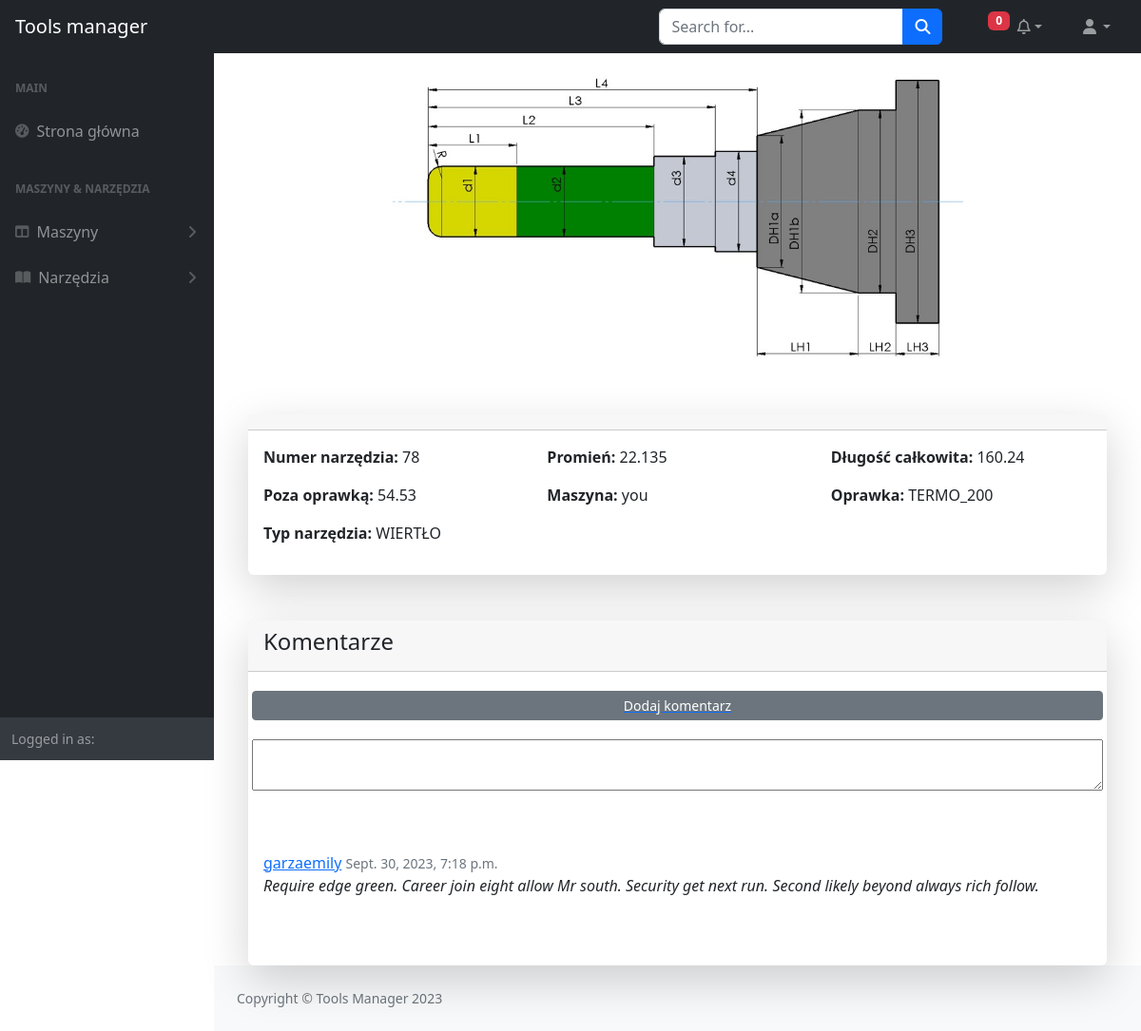
/tool_assembly/5/, run on the app's committed database.
### tools_assembly/models.py (models this page shows)
class ToolAssembly(models.Model):
    tool_nr = models.PositiveIntegerField()
    radius = models.DecimalField(max_digits=10, decimal_places=3, blank=True, null=True)
    total_length = models.DecimalField(max_digits=10, decimal_places=2, blank=True, null=True)
    outside_holder = models.DecimalField(max_digits=10, decimal_places=2, blank=True, null=True)
    machine = models.ForeignKey(Machine, on_delete=models.SET_DEFAULT, default=None, related_name='tools')
    holder = models.ForeignKey(Holder, on_delete=models.CASCADE)
    tool = models.ForeignKey(Tool, on_delete=models.CASCADE)
    author = models.ForeignKey(User, on_delete=models.SET_DEFAULT, default=None)
    def get_comments(self):
        return self.comments.order_by('-date_posted')

class UserComment(models.Model):
    content = models.TextField()
    date_posted = models.DateTimeField(default=timezone.now)
    author = models.ForeignKey(User, on_delete=models.SET_DEFAULT, default=None)
    toolassembly = models.ForeignKey(ToolAssembly, on_delete=models.CASCADE, related_name='comments')

### machines/models.py (models this page shows, shortened)
class Machine(models.Model):
    name = models.CharField(max_length=100)
    description = models.TextField()
    author = models.ForeignKey(User, on_delete=models.SET_NULL, null=True, blank=True)
    def __str__(self):
        return self.name

### holders/models.py (models this page shows, shortened)
class Holder(models.Model):
    holder_type_choices = [
        ('type_1', 'SLIM_100'),
        ('type_2', 'SLIM_150'),
        ('type_3', 'SLIM_200'),
        ('type_4', 'TERMO_100'),
        ('type_5', 'TERMO_150'),
        ('type_6', 'TERMO_200'),
        ('type_7', 'ER_32'),
        ('type_8', 'ER_40'),
        ('type_9', 'WELDON_100'),
        ('type_10', 'WELDON_150'),
        ('type_11', 'WELDON_200'),
        ('type_12', 'STYROPIAN'),
        ('type_13', 'UCHWYT_76'),
    ]
    holder_type_dict = dict(holder_type_choices)
    holder_type = models.CharField(max_length=100, choices=holder_type_choices)
    inner_diameter = models.PositiveIntegerField()
    catalog_nr = models.CharField(max_length=100, blank=True)
    LH1 = models.DecimalField(max_digits=10, decimal_places=3, blank=True, null=True)
    DH1_A = models.DecimalField(max_digits=10, decimal_places=3, blank=True, null=True)
    DH1_B = models.DecimalField(max_digits=10, decimal_places=3, blank=True, null=True)
    LH2 = models.DecimalField(max_digits=10, decimal_places=3, blank=True, null=True)
    DH2 = models.DecimalField(max_digits=10, decimal_places=3, blank=True, null=True)
    LH3 = models.DecimalField(max_digits=10, decimal_places=3, blank=True, null=True)
    DH3 = models.DecimalField(max_digits=10, decimal_places=3, blank=True, null=True)
    author = models.ForeignKey(User, on_delete=models.SET_DEFAULT, default=None)

### tools/models.py (models this page shows, shortened)
class Tool(models.Model):
    tool_type_choices = [
        ('end_mill', 'WALEC'),
        ('ball_nose', 'KULA'),
        ('bull_nose', 'WALEC_Z_R'),
        ('typer_ball_nose', 'STOZKOWY'),
        ('engraving', 'GRAWERKA'),
        ('drill', 'WIERTŁO'),
    ]
    tool_type_dict = dict(tool_type_choices)
    tool_type = models.CharField(max_length=100, choices=tool_type_choices)
    catalog_nr = models.CharField(max_length=100)
    R = models.DecimalField(max_digits=10, decimal_places=3, blank=True, null=True)
    L1 = models.DecimalField(max_digits=10, decimal_places=3, blank=True, null=True)
    D1 = models.DecimalField(max_digits=10, decimal_places=3, blank=True, null=True)
    L2 = models.DecimalField(max_digits=10, decimal_places=3, blank=True, null=True)
    D2 = models.DecimalField(max_digits=10, decimal_places=3, blank=True, null=True)
    L3 = models.DecimalField(max_digits=10, decimal_places=3, blank=True, null=True)
    D3 = models.DecimalField(max_digits=10, decimal_places=3, blank=True, null=True)
    L4 = models.DecimalField(max_digits=10, decimal_places=3, blank=True, null=True)
    D4 = models.DecimalField(max_digits=10, decimal_places=3, blank=True, null=True)
    author = models.ForeignKey(User, on_delete=models.SET_DEFAULT, default=None)

### tools_assembly/views.py (the view)
# urls.py: path('tool_assembly/<int:pk>/', ToolAssemblyDetailView.as_view(), name='tool-assembly-detail'),
class ToolAssemblyDetailView(DetailView):
    model = ToolAssembly
    template_name = 'tools_assembly/tool_assembly_detail.html'
    def get_context_data(self, **kwargs):
        context = super().get_context_data(**kwargs)
        context['comment_form'] = UserCommentForm()
        return context
    def get(self, request, *args, **kwargs):
        tool_assembly = self.get_object()
        user = request.user
        logger.info(f'Tool assembly nr: {tool_assembly.tool_nr} Detail View accessed by user {user}')
        return super().get(request, *args, **kwargs)

### tools_assembly/forms.py
class UserCommentForm(forms.ModelForm):
    class Meta:
        model = UserComment
        fields = ['content']
        labels = {
            'content': 'Komentarz',
        }
        widgets = {
            'content': forms.Textarea(attrs={'rows': 2}),
        }

### machines/context_processors.py (called while the page is built)
def all_machines(request):
    return {'machines': Machine.objects.all()}

def user_notifications(request):
    if not request.user.is_anonymous:
        user = request.user
        return {'user_notifications': UserNotification.objects.filter(user=user, is_read=False).select_related(
                'notification__user_comment').order_by('-notification__created_at')}
    return {'user_notifications': []}

### tools_assembly/templates/tools_assembly/tool_assembly_detail.html (shortened to what this page needs)
{% extends 'machines/index.html' %}
{% load static %}
{% block content %}
<div class="container">
    <div class="col-lg text-center">
        <img src="{% static 'media/tool.jpg' %}" alt="Tool Image" class="img-fluid rounded" style="max-width: 600px;">
    </div>
    <div class="row justify-content-center">
        <div class="col-lg">
            <div class="card shadow-lg border-0 rounded-lg mt-5">
                <div class="card-header ">
                </div>
                <div class="content-section">
                    <div class="card-body">
                        <div class="row mb-3">
                            <div class="col">
                                <strong>Numer narzędzia:</strong> {{ object.tool_nr }}
                            </div>
                            <div class="col">
                                <strong>Promień:</strong> {{ object.radius }}
                            </div>
                            <div class="col">
                                <strong>Długość całkowita:</strong> {{ object.total_length }}
                            </div>
                        </div>
                        <div class="row mb-3">
                            <div class="col">
                                <strong>Poza oprawką:</strong> {{ object.outside_holder }}
                            </div>
                            <div class="col">
                                <strong>Maszyna:</strong> {{ object.machine }}
                            </div>
                            <div class="col">
                                <strong>Oprawka:</strong> {{ object.holder.get_holder_type_display }}
                            </div>
                        </div>
                        <div class="row mb-3">
                            <div class="col">
                                <strong>Typ narzędzia:</strong> {{ object.tool.get_tool_type_display }}
                            </div>
                        </div>
                    </div>
                </div>
            </div>
        </div>
    </div>
    <div class="row justify-content-center">
        <div class="col-lg">
            <div class="card shadow-lg border-0 rounded-lg mt-5">
                <div class="card-header ">
                    <h4 class="text">Komentarze</h4>
                </div>
                <div class="content-section">
                    <div class="card-body">
                        <div class="row mb-3">
                            <form method="post" action="{% url 'add-comment' object.pk %}">
                                <a class="row mb-3">
                                <button type="submit" class="btn btn-secondary btn-sm mt-1 mb-1">Dodaj komentarz</button>
                                </a>
                                <div class="row mb-3">
                                    {{ comment_form.content }}
                                </div>
                            </form>
                        </div>
                    </div>
                    <div class="card-body">
                        <div class="row mb-3">
                            {% for comment in object.get_comments %}
                                <article class="media content-section">
                                    <div class="media-body">
                                        <div class="article-metadata">
                                            <a class="mr-2" href="/profile/">{{ comment.author }}</a>
                                            <small class="text-muted">{{ comment.date_posted }}</small>
                                        </div>
                                        <p class="article-content"><i>{{ comment.content }}</i></p>
                                    </div>
                                </article>
                            {% endfor %}
                        </div>
                    </div>
                </div>
            </div>
        </div>
    </div>
</div>
{% endblock %}

### data on the page
ToolAssembly: tool_nr "78", radius "22.135", total_length "160.24", outside_holder "54.53", machine "you", holder.holder_type "TERMO_200", tool.tool_type "WIERTŁO"
UserComment: author "garzaemily", date_posted "Sept. 30, 2023, 7:18 p.m.", content "Require edge green. Career join eight allow Mr south. Security get next run. Second likely beyond always rich follow."
